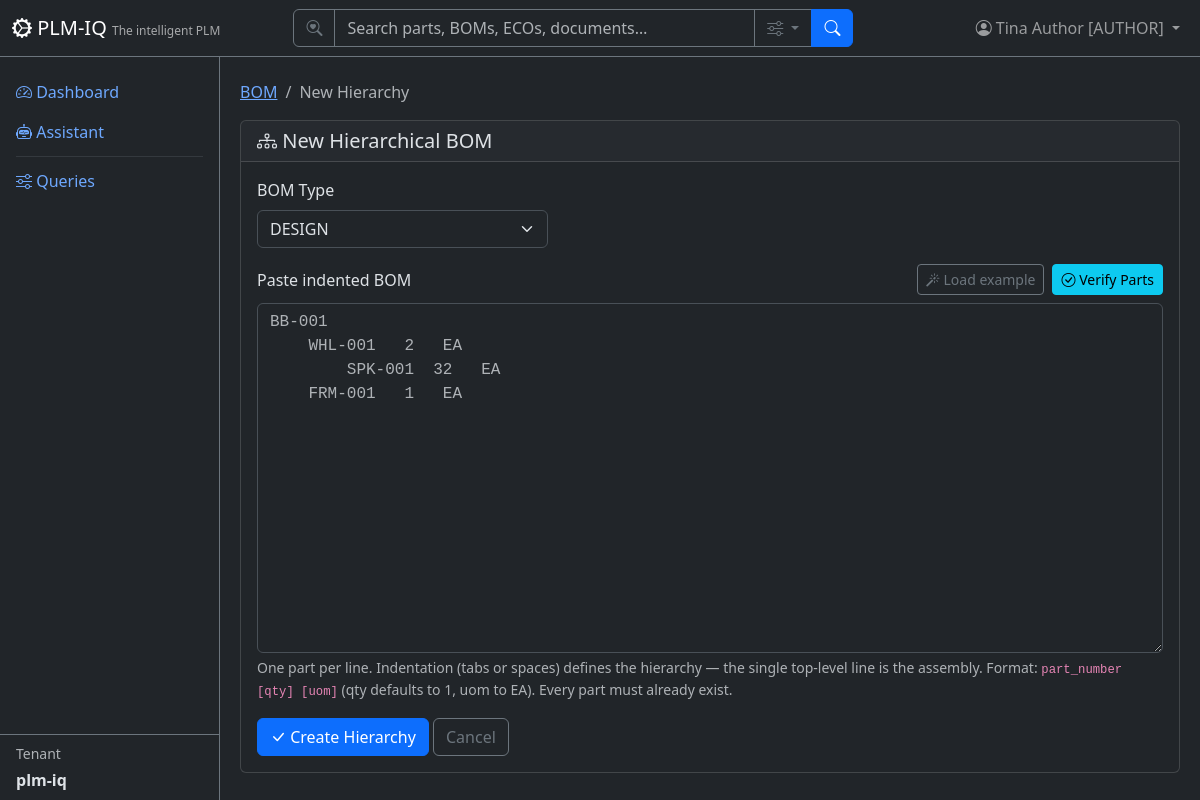
/bom/hierarchy (signed in), run on the app's committed database.
### app/models/tenant_user.py (models this page shows)
class User(Base):
    __tablename__ = "users"
    user_id = Column("user_id", Integer, primary_key=True, autoincrement=True)
    username = Column("username", String, unique=True, nullable=True)
    full_name = Column("full_name", String, nullable=False)
    email = Column("email", String, unique=True, nullable=False)
    email_verified = Column("email_verified", Boolean, nullable=False, default=False)
    password_hash = Column("password_hash", String, nullable=False, default="")
    tenant_id = Column("tenant_id", Integer, ForeignKey("tenants.tenant_id"), nullable=False, default=1)
    tenant_key = Column("tenant_key", String, nullable=False)
    is_active = Column("is_active", Boolean, default=True)
    created_date = Column("created_date", String)
    role = Column("role", String, nullable=False, default="reader")
    node_id = Column("node_id", Integer, ForeignKey("plmiq_node.node_id"))
    node = relationship("GraphNode", foreign_keys=[node_id])
    tenant = relationship("Tenant", back_populates="users")
    favorites = relationship("Favorite", back_populates="user")

class Tenant(Base):
    __tablename__ = "tenants"
    tenant_id = Column("tenant_id", Integer, primary_key=True, autoincrement=True)
    tenant_name = Column("tenant_name", String, unique=True, nullable=False)
    tenant_key = Column("tenant_key", String, unique=True, nullable=False)
    tenant_secret = Column("tenant_secret", String, nullable=False, default="")
    subdomain = Column("subdomain", String, unique=True, nullable=True)
    description = Column("description", String)
    created_date = Column("created_date", String)
    role = Column("role", String, default="reader")
    is_active = Column("is_active", Boolean, default=True)
    git_username = Column("git_username", String, nullable=True)          # per-tenant Gitea user (owner of its repos)
    git_secret_enc = Column("git_secret_enc", String, nullable=True)      # Fernet-encrypted Gitea password/token
    git_cad_repo = Column("git_cad_repo", String, nullable=True)          # tenant's private CAD repo
    git_docs_repo = Column("git_docs_repo", String, nullable=True)        # tenant's private docs repo
    git_provisioned = Column("git_provisioned", Boolean, default=False)   # idempotent provisioning flag
    node_id = Column("node_id", Integer, ForeignKey("plmiq_node.node_id"))
    node = relationship("GraphNode", foreign_keys=[node_id])
    users = relationship("User", back_populates="tenant")
    parts = relationship("Part", back_populates="tenant")
    favorites = relationship("Favorite", back_populates="tenant")

### app/routers/bom.py (the view)
@router.get("/hierarchy", response_class=HTMLResponse)
def bom_hierarchy_form(
    request: Request,
    db: TenantScopedSession = Depends(get_tenant_db),
    _role: User = Depends(require_role(["author"])),
):
    user = require_user(request, db)
    ctx = auth_context(request, db)
    return HTMLResponse(content=render(
        "bom/hierarchy.html", **ctx,
        bom_types=get_settings(request).BOM_TYPES,
    ))

### app/templates/bom/hierarchy.html (shortened to what this page needs)
{% extends "base.html" %}
{% block content %}
<nav aria-label="breadcrumb">
    <ol class="breadcrumb">
        <li class="breadcrumb-item"><a href="/bom">BOM</a></li>
        <li class="breadcrumb-item active">New Hierarchy</li>
    </ol>
</nav>
<div class="card">
    <div class="card-header"><h5 class="mb-0"><i class="bi bi-diagram-3"></i> New Hierarchical BOM</h5></div>
    <div class="card-body">
        <form method="POST" action="/bom/hierarchy">
            <div class="row g-3 mb-3">
                <div class="col-md-4">
                    <label class="form-label">BOM Type</label>
                    <select name="bom_type" class="form-select">
                        {% for t in bom_types %}
                        <option value="{{ t }}">{{ t }}</option>
                        {% endfor %}
                    </select>
                </div>
            </div>
            <div class="mb-2 d-flex justify-content-between align-items-center">
                <label class="form-label mb-0">Paste indented BOM</label>
                <div class="d-flex gap-2">
                    <button type="button" class="btn btn-sm btn-outline-secondary" onclick="loadExample()">
                        <i class="bi bi-magic"></i> Load example
                    </button>
                    <button type="button" class="btn btn-sm btn-info" onclick="verifyParts()">
                        <i class="bi bi-check-circle"></i> Verify Parts
                    </button>
                </div>
            </div>
            <textarea name="bom_text" class="form-control font-monospace" rows="14" required
                placeholder="BB-001&#10;    WHL-001   2   EA&#10;        SPK-001  32   EA&#10;    FRM-001   1   EA">{{ submitted or '' }}</textarea>
            <div class="form-text text-muted mt-1">
                One part per line. Indentation (tabs or spaces) defines the hierarchy — the single
                top-level line is the assembly. Format: <code>part_number [qty] [uom]</code>
                (qty defaults to 1, uom to EA). Every part must already exist.
            </div>
            <div class="mt-3">
                <button type="submit" class="btn btn-primary"><i class="bi bi-check-lg"></i> Create Hierarchy</button>
                <a href="/bom" class="btn btn-outline-secondary">Cancel</a>
            </div>
        </form>
    </div>
</div>
{% endblock %}

### app/templates/base.html (shortened to what this page needs)
<!DOCTYPE html>
<html lang="en" data-bs-theme="dark">
<head>
    <link href="https://cdn.jsdelivr.net/npm/bootstrap@5.3.3/dist/css/bootstrap.min.css" rel="stylesheet">
    <link href="https://cdn.jsdelivr.net/npm/bootstrap-icons@1.11.3/font/bootstrap-icons.css" rel="stylesheet">
</head>
<body>
    <nav class="navbar navbar-expand-md navbar-dark bg-dark fixed-top border-bottom border-secondary">
        <div class="container-fluid">
            <a class="navbar-brand" href="/">
                <i class="bi bi-gear-wide-connected"></i> PLM-IQ
                <small class="d-none d-md-inline">The intelligent PLM</small>
            </a>
            <div class="collapse navbar-collapse" id="navMenu">
                {% if current_user %}
                <form class="d-flex mx-auto my-2 my-md-0" role="search" action="/search" method="get" style="width: 100%; max-width: 560px;">
                    <div class="input-group">
                        <span class="input-group-text bg-dark border-secondary text-secondary"><i class="bi bi-search-heart"></i></span>
                        <input type="search" name="q" class="form-control bg-dark text-light border-secondary" placeholder="Search parts, BOMs, ECOs, documents…" aria-label="Search">
                        <button class="btn btn-outline-secondary dropdown-toggle" type="button" data-bs-toggle="dropdown" data-bs-auto-close="outside" title="Search options">
                            <i class="bi bi-sliders"></i>
                        </button>
                        <button class="btn btn-primary" type="submit"><i class="bi bi-search"></i></button>
                    </div>
                </form>
                {% endif %}
                <ul class="navbar-nav ms-auto align-items-center">
                    {% if current_user %}
                    <li class="nav-item dropdown">
                        <a class="nav-link dropdown-toggle position-relative" href="#" role="button" data-bs-toggle="dropdown" aria-label="Profile Menu" title="Profile Menu">
                            <i class="bi bi-person-circle"></i>
                            <span class="d-none d-md-inline">{{ current_user.full_name }} [{{ current_user.role|upper if current_user.role else 'SUPERUSER' }}]</span>
                        </a>
                    </li>
                    {% else %}
                    <li class="nav-item">
                        <a class="nav-link" href="/login"><i class="bi bi-box-arrow-in-right"></i> Sign In</a>
                    </li>
                    {% endif %}
                </ul>
            </div>
        </div>
    </nav>
    <div class="sidebar bg-dark border-end border-secondary pt-3">
        <ul class="nav nav-pills flex-column flex-grow-1 overflow-auto">
            <li class="nav-item">
                <a class="nav-link" href="/"><i class="bi bi-speedometer2"></i> Dashboard</a>
            </li>
            <li class="nav-item">
                <a class="nav-link" href="/assistant"><i class="bi bi-robot"></i> Assistant</a>
            </li>
            <li class="nav-item">
                <hr class="nav-divider my-1 mx-3 border-secondary">
            </li>
            <li class="nav-item">
                <a class="nav-link" href="/queries"><i class="bi bi-sliders"></i> Queries</a>
            </li>
        </ul>
        {% if current_tenant %}
        <div class="px-3 py-2 border-top border-secondary mt-auto">
            <div class="small text-muted mb-1">Tenant</div>
            <div class="fw-bold">{{ current_tenant.tenant_name }}</div>
        </div>
        {% endif %}
    </div>
    <div class="main-content">
        {% block content %}{% endblock %}
    </div>
</body>
</html>

### app/templates/base.html (style rules this page uses)
body { padding-top: 60px; }
.sidebar { position: fixed; top: 56px; bottom: 0; left: 0; width: 220px; overflow-y: auto; display: flex; flex-direction: column; }
.main-content { margin-left: 220px; padding: 20px; }
.navbar-brand small { font-size: 0.75rem; opacity: 0.6; }

### data on the page
User: full_name "Tina Author", role "AUTHOR"
Tenant: tenant_name "plm-iq"

### other printed values
form field bom_type "DESIGN"
